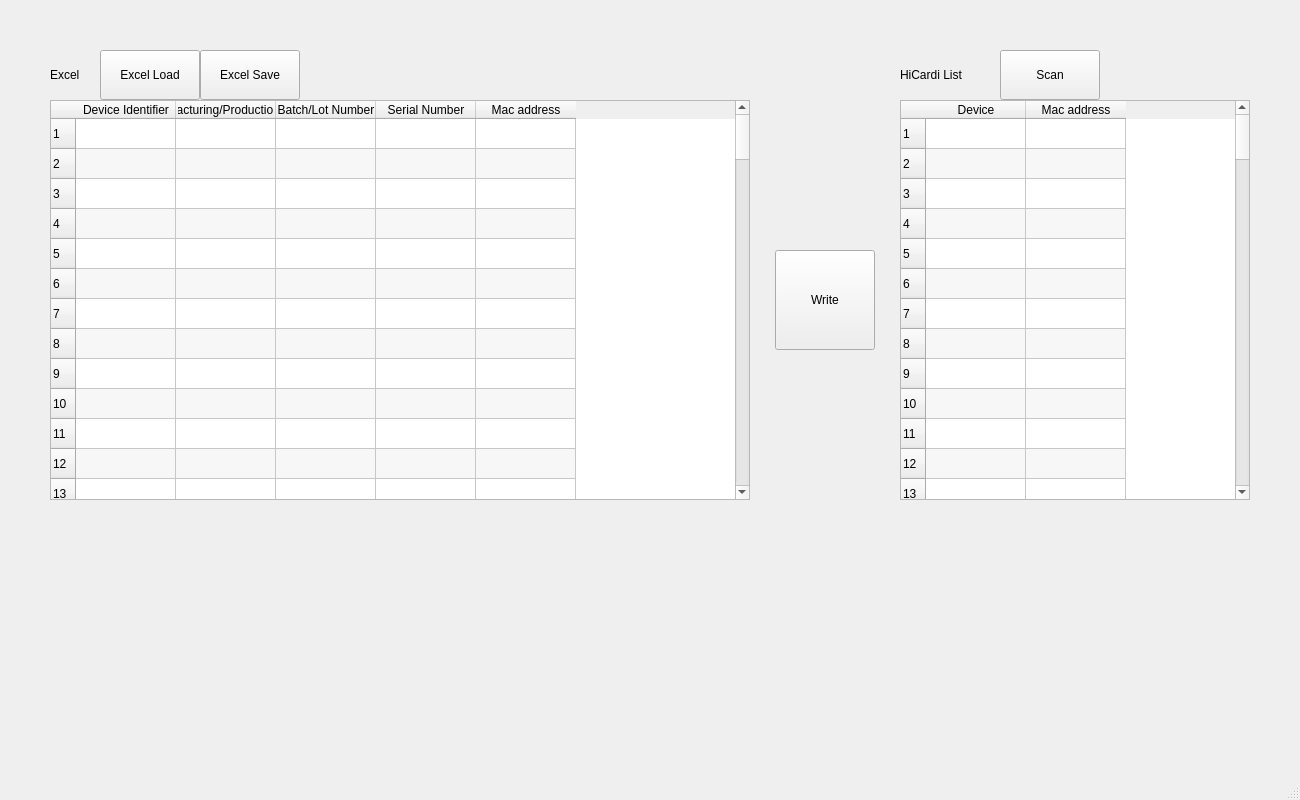
<?xml version="1.0" encoding="UTF-8"?>
<ui version="4.0">
 <class>MainWindow</class>
 <widget class="QMainWindow" name="MainWindow">
  <property name="geometry">
   <rect>
    <x>0</x>
    <y>0</y>
    <width>1300</width>
    <height>800</height>
   </rect>
  </property>
  <property name="sizePolicy">
   <sizepolicy hsizetype="Expanding" vsizetype="Expanding">
    <horstretch>16</horstretch>
    <verstretch>0</verstretch>
   </sizepolicy>
  </property>
  <property name="windowTitle">
   <string>MainWindow</string>
  </property>
  <widget class="QWidget" name="centralwidget">
   <widget class="QLabel" name="label_Excel">
    <property name="geometry">
     <rect>
      <x>50</x>
      <y>50</y>
      <width>50</width>
      <height>50</height>
     </rect>
    </property>
    <property name="text">
     <string>Excel</string>
    </property>
   </widget>
   <widget class="QLabel" name="label_HiCardiList">
    <property name="geometry">
     <rect>
      <x>900</x>
      <y>50</y>
      <width>100</width>
      <height>50</height>
     </rect>
    </property>
    <property name="text">
     <string>HiCardi List</string>
    </property>
   </widget>
   <widget class="QPushButton" name="btn_Write">
    <property name="geometry">
     <rect>
      <x>775</x>
      <y>250</y>
      <width>100</width>
      <height>100</height>
     </rect>
    </property>
    <property name="text">
     <string>Write</string>
    </property>
   </widget>
   <widget class="QTableWidget" name="Widget_Excel">
    <property name="geometry">
     <rect>
      <x>50</x>
      <y>100</y>
      <width>700</width>
      <height>400</height>
     </rect>
    </property>
    <property name="sizePolicy">
     <sizepolicy hsizetype="Expanding" vsizetype="Preferred">
      <horstretch>0</horstretch>
      <verstretch>0</verstretch>
     </sizepolicy>
    </property>
    <property name="frameShape">
     <enum>QFrame::StyledPanel</enum>
    </property>
    <property name="frameShadow">
     <enum>QFrame::Plain</enum>
    </property>
    <property name="verticalScrollBarPolicy">
     <enum>Qt::ScrollBarAsNeeded</enum>
    </property>
    <property name="horizontalScrollBarPolicy">
     <enum>Qt::ScrollBarAlwaysOff</enum>
    </property>
    <property name="sizeAdjustPolicy">
     <enum>QAbstractScrollArea::AdjustToContents</enum>
    </property>
    <property name="alternatingRowColors">
     <bool>true</bool>
    </property>
    <property name="selectionMode">
     <enum>QAbstractItemView::SingleSelection</enum>
    </property>
    <property name="selectionBehavior">
     <enum>QAbstractItemView::SelectRows</enum>
    </property>
    <property name="showGrid">
     <bool>true</bool>
    </property>
    <property name="gridStyle">
     <enum>Qt::SolidLine</enum>
    </property>
    <property name="sortingEnabled">
     <bool>true</bool>
    </property>
    <property name="wordWrap">
     <bool>true</bool>
    </property>
    <property name="cornerButtonEnabled">
     <bool>false</bool>
    </property>
    <property name="rowCount">
     <number>100</number>
    </property>
    <attribute name="horizontalHeaderCascadingSectionResizes">
     <bool>false</bool>
    </attribute>
    <attribute name="horizontalHeaderShowSortIndicator" stdset="0">
     <bool>true</bool>
    </attribute>
    <attribute name="horizontalHeaderStretchLastSection">
     <bool>false</bool>
    </attribute>
    <attribute name="verticalHeaderCascadingSectionResizes">
     <bool>false</bool>
    </attribute>
    <attribute name="verticalHeaderHighlightSections">
     <bool>true</bool>
    </attribute>
    <attribute name="verticalHeaderShowSortIndicator" stdset="0">
     <bool>false</bool>
    </attribute>
    <attribute name="verticalHeaderStretchLastSection">
     <bool>false</bool>
    </attribute>
    <row/>
    <row/>
    <row/>
    <row/>
    <row/>
    <row/>
    <row/>
    <row/>
    <row/>
    <row/>
    <row/>
    <row/>
    <row/>
    <row/>
    <row/>
    <row/>
    <row/>
    <row/>
    <row/>
    <row/>
    <row/>
    <row/>
    <row/>
    <row/>
    <row/>
    <row/>
    <row/>
    <row/>
    <row/>
    <row/>
    <row/>
    <row/>
    <row/>
    <row/>
    <row/>
    <row/>
    <row/>
    <row/>
    <row/>
    <row/>
    <row/>
    <row/>
    <row/>
    <row/>
    <row/>
    <row/>
    <row/>
    <row/>
    <row/>
    <row/>
    <row/>
    <row/>
    <row/>
    <row/>
    <row/>
    <row/>
    <row/>
    <row/>
    <row/>
    <row/>
    <row/>
    <row/>
    <row/>
    <row/>
    <row/>
    <row/>
    <row/>
    <row/>
    <row/>
    <row/>
    <row/>
    <row/>
    <row/>
    <row/>
    <row/>
    <row/>
    <row/>
    <row/>
    <row/>
    <row/>
    <row/>
    <row/>
    <row/>
    <row/>
    <row/>
    <row/>
    <row/>
    <row/>
    <row/>
    <row/>
    <row/>
    <row/>
    <row/>
    <row/>
    <row/>
    <row/>
    <row/>
    <row/>
    <row/>
    <row/>
    <column>
     <property name="text">
      <string>Device Identifier</string>
     </property>
     <property name="background">
      <color>
       <red>255</red>
       <green>255</green>
       <blue>255</blue>
      </color>
     </property>
    </column>
    <column>
     <property name="text">
      <string>Manufacturing/Production Date</string>
     </property>
    </column>
    <column>
     <property name="text">
      <string>Batch/Lot Number</string>
     </property>
    </column>
    <column>
     <property name="text">
      <string>Serial Number</string>
     </property>
    </column>
    <column>
     <property name="text">
      <string>Mac address</string>
     </property>
    </column>
   </widget>
   <widget class="QTableWidget" name="Widget_HiCardiList">
    <property name="geometry">
     <rect>
      <x>900</x>
      <y>100</y>
      <width>350</width>
      <height>400</height>
     </rect>
    </property>
    <property name="frameShadow">
     <enum>QFrame::Plain</enum>
    </property>
    <property name="alternatingRowColors">
     <bool>true</bool>
    </property>
    <property name="selectionMode">
     <enum>QAbstractItemView::SingleSelection</enum>
    </property>
    <property name="selectionBehavior">
     <enum>QAbstractItemView::SelectRows</enum>
    </property>
    <property name="rowCount">
     <number>100</number>
    </property>
    <row/>
    <row/>
    <row/>
    <row/>
    <row/>
    <row/>
    <row/>
    <row/>
    <row/>
    <row/>
    <row/>
    <row/>
    <row/>
    <row/>
    <row/>
    <row/>
    <row/>
    <row/>
    <row/>
    <row/>
    <row/>
    <row/>
    <row/>
    <row/>
    <row/>
    <row/>
    <row/>
    <row/>
    <row/>
    <row/>
    <row/>
    <row/>
    <row/>
    <row/>
    <row/>
    <row/>
    <row/>
    <row/>
    <row/>
    <row/>
    <row/>
    <row/>
    <row/>
    <row/>
    <row/>
    <row/>
    <row/>
    <row/>
    <row/>
    <row/>
    <row/>
    <row/>
    <row/>
    <row/>
    <row/>
    <row/>
    <row/>
    <row/>
    <row/>
    <row/>
    <row/>
    <row/>
    <row/>
    <row/>
    <row/>
    <row/>
    <row/>
    <row/>
    <row/>
    <row/>
    <row/>
    <row/>
    <row/>
    <row/>
    <row/>
    <row/>
    <row/>
    <row/>
    <row/>
    <row/>
    <row/>
    <row/>
    <row/>
    <row/>
    <row/>
    <row/>
    <row/>
    <row/>
    <row/>
    <row/>
    <row/>
    <row/>
    <row/>
    <row/>
    <row/>
    <row/>
    <row/>
    <row/>
    <row/>
    <row/>
    <column>
     <property name="text">
      <string>Device</string>
     </property>
    </column>
    <column>
     <property name="text">
      <string>Mac address</string>
     </property>
    </column>
   </widget>
   <widget class="QPushButton" name="btn_ExcelLoad">
    <property name="geometry">
     <rect>
      <x>100</x>
      <y>50</y>
      <width>100</width>
      <height>50</height>
     </rect>
    </property>
    <property name="text">
     <string>Excel Load</string>
    </property>
   </widget>
   <widget class="QPushButton" name="btn_Scan">
    <property name="geometry">
     <rect>
      <x>1000</x>
      <y>50</y>
      <width>100</width>
      <height>50</height>
     </rect>
    </property>
    <property name="text">
     <string>Scan</string>
    </property>
   </widget>
   <widget class="QPushButton" name="btn_ExcelSave">
    <property name="geometry">
     <rect>
      <x>200</x>
      <y>50</y>
      <width>100</width>
      <height>50</height>
     </rect>
    </property>
    <property name="text">
     <string>Excel Save</string>
    </property>
   </widget>
  </widget>
  <widget class="QMenuBar" name="menubar">
   <property name="geometry">
    <rect>
     <x>0</x>
     <y>0</y>
     <width>1300</width>
     <height>26</height>
    </rect>
   </property>
  </widget>
  <widget class="QStatusBar" name="statusbar"/>
 </widget>
 <resources/>
 <connections/>
</ui>
